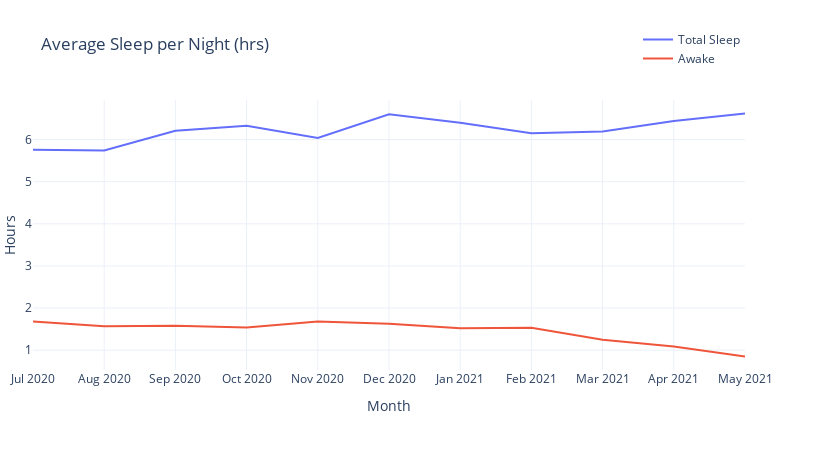

Write notebook code for a chart like this one.
### Markdown cell above
## Draw a chart!

### Code cell
import plotly.offline as py
import plotly.graph_objects as go

# Create traces
fig = go.Figure()
fig.add_trace(go.Scatter(x=dfGrouped.index.strftime("%b %Y").tolist(), y=(dfGrouped.total/60/60).round(2).tolist(),
                    mode='lines',
                    name='Total Sleep'))
fig.add_trace(go.Scatter(x=dfGrouped.index.strftime("%b %Y").tolist(), y=(dfGrouped.awake/60/60).round(2).tolist(),
                    mode='lines',
                    name='Awake'))

# fig.show()
#py.iplot(fig)
# Add title, x axis label, and specify template which is defined above 
fig.update_layout(title='Average Sleep per Night (hrs)',
                  xaxis_title='Month',
                  yaxis_title='Hours',
                  template='plotly_white',
                  margin_l=0,
                  width=825,
                  autosize=False,
                  legend=dict(
                    yanchor="bottom",
                    y=1.1,
                    xanchor="right",
                    x=1
                ))

# Use jupyterlab renderer for great exporting
fig.show(renderer="jupyterlab")

### Figure 1 — Plotly figure (JSON) as saved in the notebook; plotly's stock layout.template omitted (floating-point values rounded to 4 significant figures)
{"data": [{"mode": "lines", "name": "Total Sleep", "type": "scatter", "x": ["Jul 2020", "Aug 2020", "Sep 2020", "Oct 2020", "Nov 2020", "Dec 2020", "Jan 2021", "Feb 2021", "Mar 2021", "Apr 2021", "May 2021"], "y": [5.76, 5.74, 6.21, 6.33, 6.04, 6.6, 6.4, 6.15, 6.19, 6.44, 6.62]}, {"mode": "lines", "name": "Awake", "type": "scatter", "x": ["Jul 2020", "Aug 2020", "Sep 2020", "Oct 2020", "Nov 2020", "Dec 2020", "Jan 2021", "Feb 2021", "Mar 2021", "Apr 2021", "May 2021"], "y": [1.68, 1.57, 1.58, 1.54, 1.68, 1.63, 1.52, 1.53, 1.25, 1.09, 0.85]}], "layout": {"autosize": false, "height": 450, "legend": {"x": 1, "xanchor": "right", "y": 1.1, "yanchor": "bottom"}, "margin": {"l": 0}, "title": {"text": "Average Sleep per Night (hrs)"}, "width": 825, "xaxis": {"autorange": true, "range": [0, 10], "title": {"text": "Month"}, "type": "category"}, "yaxis": {"autorange": true, "range": [0.5294, 6.941], "title": {"text": "Hours"}, "type": "linear"}}}
